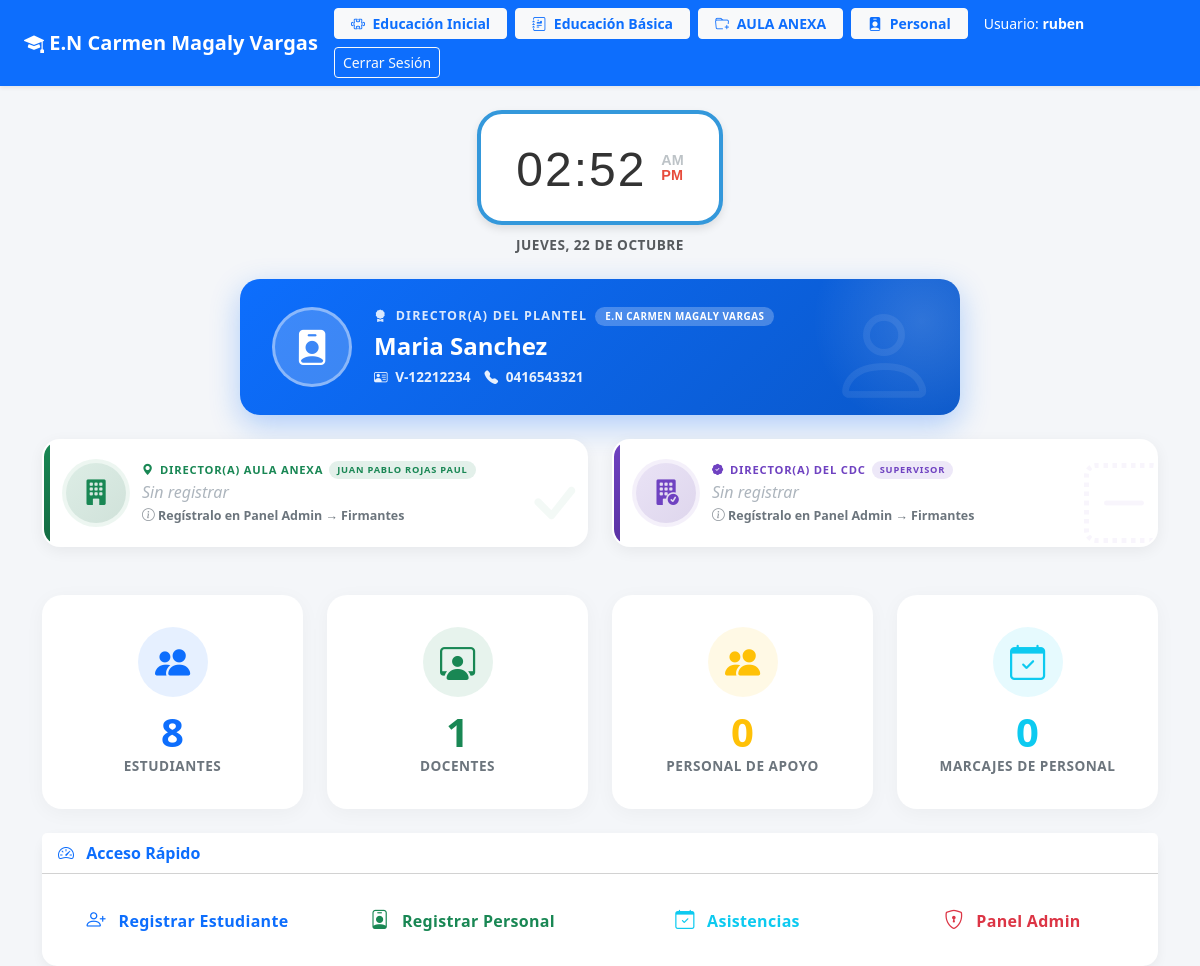
The page /dashboard/ (signed in) on the database its author committed.
### escuela/models.py (models this page shows, shortened)
class PersonaBase(models.Model):
    NACIONALIDAD_CHOICES = [
        ('V', 'Venezolano/a (V)'),
        ('E', 'Extranjero/a (E)'),
    ]
    GENERO_CHOICES = [
        ('M', 'Masculino'),
        ('F', 'Femenino'),
    ]
    usuario = models.OneToOneField(User, on_delete=models.CASCADE, null=True, blank=True)
    nombres = models.CharField(max_length=100)
    apellidos = models.CharField(max_length=100)
    cedula = models.CharField(max_length=20, unique=True)
    nacionalidad = models.CharField(
        max_length=1,
        choices=NACIONALIDAD_CHOICES,
        default='V',
        verbose_name="Nacionalidad"
    )
    fecha_nacimiento = models.DateField()
    genero = models.CharField(max_length=10, choices=GENERO_CHOICES)
    telefono = models.CharField(max_length=15, blank=True)
    email = models.EmailField(blank=True)
    direccion = models.TextField(blank=True)
    fecha_ingreso = models.DateField(
        verbose_name="Fecha de Ingreso a la Institución",
        help_text="Fecha en que ingresó a la institución"
    )
    activo = models.BooleanField(default=True)
    class Meta:
        abstract = True
    @property
    def nombre_completo(self):
        return f"{self.nombres} {self.apellidos}".strip()
    @property
    def cedula_completa(self):
        nacionalidad = self.nacionalidad or 'V'
        return f"{nacionalidad}-{self.cedula}"

class PersonalAdministrativo(PersonaBase):
    CARGO_CHOICES = [
        ('Director', 'Director'),
        ('Subdirector', 'Subdirector'),
        ('Coordinador', 'Coordinador'),
        ('Secretaria', 'Secretaria'),
        ('Administrador', 'Administrador'),
        ('Contador', 'Contador'),
        ('Otro', 'Otro'),
    ]
    cargo = models.CharField(
        max_length=100,
        choices=CARGO_CHOICES,
        unique=True,
        verbose_name="Cargo",
        help_text="Solo un registro por cargo (excepto 'Otro')"
    )
    cargo_detalle = models.CharField(
        max_length=100, blank=True,
        verbose_name="Especifique el cargo",
        help_text="Solo si seleccionó 'Otro'"
    )
    class Meta:
        verbose_name = "Personal Administrativo"
        verbose_name_plural = "Personal Administrativo"

### escuela/views.py (the view)
# urls.py: path('dashboard/', views.dashboard, name='dashboard'),
@login_required
def dashboard(request):
    director_plantel = PersonalAdministrativo.objects.filter(
        cargo='Director', activo=True
    ).first()
    director_anexa = Firmante.objects.filter(
        tipo='director_anexa', activo=True
    ).first()
    director_cdce = Firmante.objects.filter(
        tipo='centro_desarrollo', activo=True
    ).first()
    contexto = {
        'total_estudiantes': Estudiante.objects.filter(activo=True).count(),
        'total_docentes': Docente.objects.filter(activo=True).count(),
        'total_apoyo': PersonalApoyo.objects.filter(activo=True).count(),
        'total_asistencias': AsistenciaPersonal.objects.count(),
        'director_plantel': director_plantel,
        'director_anexa': director_anexa,
        'director_cdce': director_cdce,
    }
    return render(request, 'escuela/dashboard.html', contexto)

### escuela/templates/escuela/dashboard.html (shortened to what this page needs)
<!DOCTYPE html>
<html lang="es">
<head>
    <link href="https://cdn.jsdelivr.net/npm/bootstrap@5.3.0/dist/css/bootstrap.min.css" rel="stylesheet">
    <link rel="stylesheet" href="https://cdn.jsdelivr.net/npm/bootstrap-icons@1.11.1/font/bootstrap-icons.css">
    <link href="https://fonts.cdnfonts.com/css/digital-numbers" rel="stylesheet">
</head>
<body>
<nav class="navbar navbar-expand-lg navbar-dark bg-primary shadow-sm mb-4">
    <div class="container-fluid px-4">
        <span class="navbar-brand mb-0 h1 fw-bold">
            <i class="bi bi-mortarboard-fill"></i> E.N Carmen Magaly Vargas
        </span>
        <div class="collapse navbar-collapse" id="navbarNav">
            <div class="d-flex align-items-center ms-auto flex-wrap gap-2">
                <a href="{% url 'inicial' %}" class="btn btn-light btn-sm fw-bold text-primary px-3">
                    <i class="bi bi-puzzle me-1"></i> Educación Inicial
                </a>
                <a href="{% url 'primaria' %}" class="btn btn-light btn-sm fw-bold text-primary px-3">
                    <i class="bi bi-journal-richtext me-1"></i> Educación Básica
                </a>
                <a href="{% url 'dashboard_anexa' %}" class="btn btn-light btn-sm fw-bold text-primary px-3">
                    <i class="bi bi-folder-plus me-1"></i> AULA ANEXA
                </a>
                <a href="{% url 'personal' %}" class="btn btn-light btn-sm fw-bold text-primary px-3">
                    <i class="bi bi-person-badge-fill me-1"></i> Personal
                </a>
                <span class="text-white ms-2 me-2 small d-none d-md-inline">Usuario: <strong>{{ user.username }}</strong></span>
                <a href="{% url 'logout' %}" class="btn btn-outline-light btn-sm">Cerrar Sesión</a>
            </div>
        </div>
    </div>
</nav>
<div class="container">
    <div class="reloj-card-wrapper animar-entrada delay-1">
        <div class="reloj-retro">
            <div id="reloj-digital" class="numeros-digitales">00:00</div>
            <div class="periodo-dia">
                <span id="txt-am">AM</span>
                <span id="txt-pm">PM</span>
            </div>
        </div>
    </div>
    <div id="fecha-actual" class="text-center text-muted small fw-bold text-uppercase fecha-actual mb-4 animar-entrada delay-1"></div>
    <div class="animar-entrada delay-2 mb-4">
        <div class="directivo-principal">
            <div class="avatar-grande">
                <i class="bi bi-person-badge-fill"></i>
            </div>
            <div class="info">
                <div class="cargo">
                    <i class="bi bi-award-fill"></i>
                    Director(a) del Plantel
                    <span class="badge-titular">E.N CARMEN MAGALY VARGAS</span>
                </div>
                {% if director_plantel %}
                    <div class="nombre">{{ director_plantel.nombre_completo }}</div>
                    <div class="detalle">
                        <span><i class="bi bi-person-vcard"></i> {{ director_plantel.cedula_completa }}</span>
                        {% if director_plantel.telefono %}
                            <span><i class="bi bi-telephone-fill"></i> {{ director_plantel.telefono }}</span>
                        {% endif %}
                    </div>
                {% else %}
                    <div class="nombre vacio">Sin registrar</div>
                    <div class="detalle">
                        <span><i class="bi bi-info-circle"></i> Regístralo en Personal → Cargo: Director</span>
                    </div>
                {% endif %}
            </div>
        </div>
    </div>
    <div class="row g-4 mb-4">
        <div class="col-md-6 animar-entrada delay-3">
            <div class="directivo-card anexa">
                <div class="avatar">
                    <i class="bi bi-building-fill"></i>
                </div>
                <div class="info">
                    <div class="cargo">
                        <i class="bi bi-geo-alt-fill"></i>
                        Director(a) Aula Anexa
                        <span class="badge-tipo">JUAN PABLO ROJAS PAUL</span>
                    </div>
                    {% if director_anexa %}
                        <div class="nombre">{{ director_anexa.nombre_completo }}</div>
                        <div class="detalle">
                            <span><i class="bi bi-person-vcard"></i> {{ director_anexa.cedula_completa }}</span>
                            {% if director_anexa.telefono %}
                                <span><i class="bi bi-telephone-fill"></i> {{ director_anexa.telefono }}</span>
                            {% endif %}
                        </div>
                    {% else %}
                        <div class="nombre vacio">Sin registrar</div>
                        <div class="detalle">
                            <span><i class="bi bi-info-circle"></i> Regístralo en Panel Admin → Firmantes</span>
                        </div>
                    {% endif %}
                </div>
            </div>
        </div>
        <div class="col-md-6 animar-entrada delay-3">
            <div class="directivo-card cdce">
                <div class="avatar">
                    <i class="bi bi-building-fill-check"></i>
                </div>
                <div class="info">
                    <div class="cargo">
                        <i class="bi bi-patch-check-fill"></i>
                        Director(a) del CDC
                        <span class="badge-tipo">SUPERVISOR</span>
                    </div>
                    {% if director_cdce %}
                        <div class="nombre">{{ director_cdce.nombre_completo }}</div>
                        <div class="detalle">
                            <span><i class="bi bi-person-vcard"></i> {{ director_cdce.cedula_completa }}</span>
                            {% if director_cdce.telefono %}
                                <span><i class="bi bi-telephone-fill"></i> {{ director_cdce.telefono }}</span>
                            {% endif %}
                        </div>
                    {% else %}
                        <div class="nombre vacio">Sin registrar</div>
                        <div class="detalle">
                            <span><i class="bi bi-info-circle"></i> Regístralo en Panel Admin → Firmantes</span>
                        </div>
                    {% endif %}
                </div>
            </div>
        </div>
    </div>
    <div class="row g-4 mt-3">
        <div class="col-md-3 animar-entrada delay-1">
            <div class="tarjeta-contador cont-azul">
                <div class="icono-wrapper">
                    <i class="bi bi-people-fill"></i>
                </div>
                <div class="numero">{{ total_estudiantes }}</div>
                <p class="etiqueta">Estudiantes</p>
            </div>
        </div>
        <div class="col-md-3 animar-entrada delay-2">
            <div class="tarjeta-contador cont-verde">
                <div class="icono-wrapper">
                    <i class="bi bi-person-workspace"></i>
                </div>
                <div class="numero">{{ total_docentes }}</div>
                <p class="etiqueta">Docentes</p>
            </div>
        </div>
        <div class="col-md-3 animar-entrada delay-3">
            <div class="tarjeta-contador cont-amarillo">
                <div class="icono-wrapper">
                    <i class="bi bi-people-fill"></i>
                </div>
                <div class="numero">{{ total_apoyo }}</div>
                <p class="etiqueta">Personal de Apoyo</p>
            </div>
        </div>
        <div class="col-md-3 animar-entrada delay-3">
            <div class="tarjeta-contador cont-cian">
                <div class="icono-wrapper">
                    <i class="bi bi-calendar-check"></i>
                </div>
                <div class="numero">{{ total_asistencias }}</div>
                <p class="etiqueta">Marcajes de Personal</p>
            </div>
        </div>
    </div>
    <div class="card mt-4">
        <div class="card-header bg-white fw-bold text-primary">
            <i class="bi bi-speedometer2 text-primary me-2"></i> Acceso Rápido
        </div>
        <div class="card-body">
            <div class="row g-3">
                <div class="col-md-3">
                    <a href="{% url 'registrar_estudiante' %}" class="btn-acceso btn-primary">
                        <i class="bi bi-person-plus"></i> Registrar Estudiante
                    </a>
                </div>
                <div class="col-md-3">
                    <a href="{% url 'registrar_personal' %}" class="btn-acceso btn-success">
                        <i class="bi bi-person-badge"></i> Registrar Personal
                    </a>
                </div>
                <div class="col-md-3">
                    <a href="{% url 'asistencias_personal' %}" class="btn-acceso btn-info">
                        <i class="bi bi-calendar-check"></i> Asistencias
                    </a>
                </div>
                <div class="col-md-3">
                    <a href="{% url 'menu_admin' %}" class="btn-acceso btn-danger">
                        <i class="bi bi-shield-lock"></i> Panel Admin
                    </a>
                </div>
            </div>
        </div>
    </div>
</div>
</body>
</html>

### rows shown on the page
PersonalAdministrativo: nombre_completo "Maria Sanchez", cedula_completa "V-12212234", telefono "0416543321"

### other values the page prints
{{ user.username }} "ruben"
{{ total_estudiantes }} "8"
{{ total_docentes }} "1"
{{ total_apoyo }} "0"
{{ total_asistencias }} "0"
